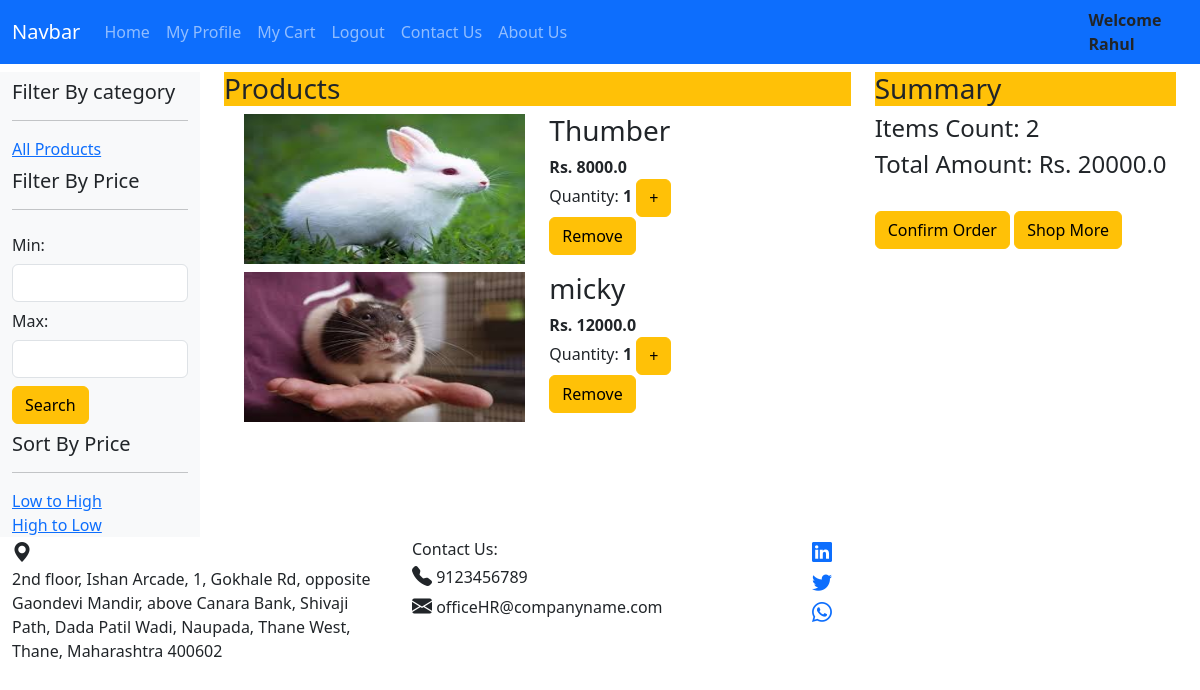
The page /mycart (signed in) on the database its author committed.
### petapp/models.py (models this page shows)
class Cart(models.Model):
    uid = models.ForeignKey(User, on_delete=models.CASCADE, db_column='uid')
    petid = models.ForeignKey(Pet, on_delete=models.CASCADE, db_column='petid')
    quantity = models.IntegerField(default=1)

class Pet(models.Model):
    name=models.CharField(max_length=50)
    type=models.CharField(max_length=20)
    breed = models.CharField(max_length=40)
    gender = models.CharField(max_length=6)
    age = models.IntegerField()
    price=models.FloatField()
    details=models.CharField(max_length=100)
    imagepath= models.ImageField(upload_to='image',default='')

### petapp/views.py (the view)
# urls.py: path('mycart',views.showMyCart),
def showMyCart(request):
    userid = request.user.id
    data = Cart.objects.filter(uid = userid)
    context={}
    context['cartlist'] = data
    count = len(data)
    total = 0
    for cart in data:
        total += cart.petid.price*cart.quantity
    context['count'] = count
    context['total'] = total
    return render(request,'cart.html',context)

### templates/cart.html (shortened to what this page needs)
{% extends 'base.html' %}
{% load static %}
{% block 'main' %}
<div class="box col-8">
    <h3 class="bg-warning">Products</h3>
    {% for cart in cartlist %}
    <div class="row m-2" >
       <div class="col-6">
          <img src="{{ cart.petid.imagepath.url }}" alt="" width="100%" height="150px">
       </div>
       <div class="col-6">
          <h3>{{ cart.petid.name }}</h3>
          <strong>Rs. {{ cart.petid.price }}</strong><br>
          Quantity:
          <strong>{{ cart.quantity }}</strong>
          <a class="btn btn-warning" href="/updatecount/{{cart.id}}/incr">+</a>
          <br>
          <a class="btn btn-warning" href="/removecart/{{cart.id}}">Remove</a>
       </div>
    </div>
    {% endfor %}
</div>
 <div class="box col-4">
    <h3 class="bg-warning">Summary</h3>
       <h4>Items Count: {{ count }}</h4>
       <h4>Total Amount: Rs. {{ total }}</h4>
       <br>
       <a class="btn btn-warning" href="/confirmorder">Confirm Order</a>
       <a class="btn btn-warning" href="/">Shop More</a>
 </div>
 {% endblock 'main' %}

### templates/header.html (shortened to what this page needs)
{% load static %}
<!DOCTYPE html>
<html lang="en">
<head>
   <link rel="stylesheet" href= "{% static 'css/bootstrap.min.css' %}">
<link rel="stylesheet" href="https://cdn.jsdelivr.net/npm/bootstrap-icons@1.3.0/font/bootstrap-icons.css">
</head>
<body>
   <div class="container-fluid">
      <div class="myrow1 row">
         <nav class="navbar navbar-expand-lg bg-primary" data-bs-theme="dark">
            <div class="container-fluid">
              <a class="navbar-brand" href="#">Navbar</a>
              <div class="collapse navbar-collapse" id="navbarSupportedContent">
                <ul class="navbar-nav me-auto mb-2 mb-lg-0">
                  <li class="nav-item">
                    <a class="nav-link " aria-current="page" href="/">Home</a>
                  </li>
                  {% if user.is_authenticated %}
                  <li class="nav-item">
                    <a class="nav-link" href="/profile">My Profile</a>
                  </li>
                  <li class="nav-item">
                    <a class="nav-link" href="/mycart">My Cart</a>
                  </li>
                  <li class="nav-item">
                    <a class="nav-link" href="/logout">Logout</a>
                  </li>
                   {% endif %}
                   <li class="nav-item">
                     <a class="nav-link" href="/contactus">Contact Us</a>
                   </li>
                   <li class="nav-item">
                     <a class="nav-link" href="/aboutus">About Us</a>
                   </li>
                </ul>
              </div>
            </div>
            <strong class="mr-sm-1">Welcome {{ user.username }}</strong>
          </nav>
      </div>

### rows shown on the page
Cart: petid.imagepath (picture), petid.name "Thumber", petid.price "8000.0", quantity "1"
Cart: petid.imagepath (picture), petid.name "micky", petid.price "12000.0", quantity "1"

### other values the page prints
{{ user.username }} "Rahul"
{{ count }} "2"
{{ total }} "20000.0"
